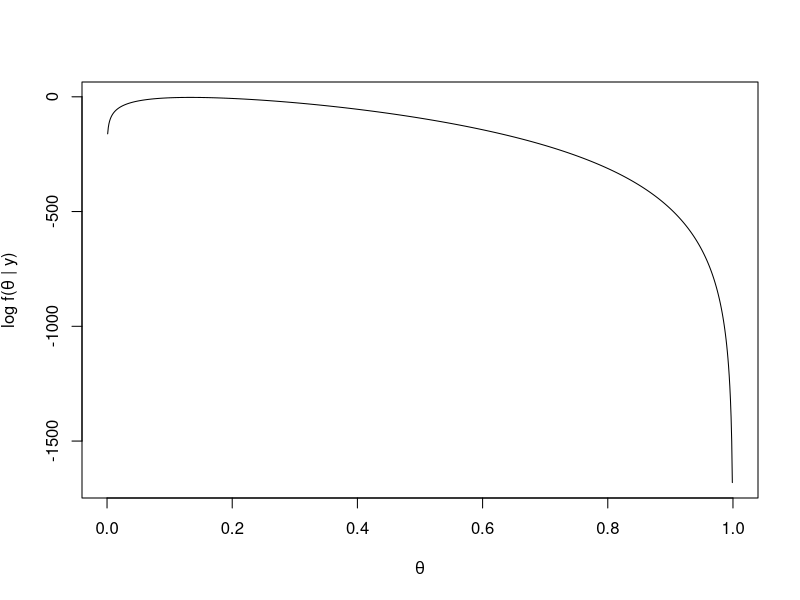
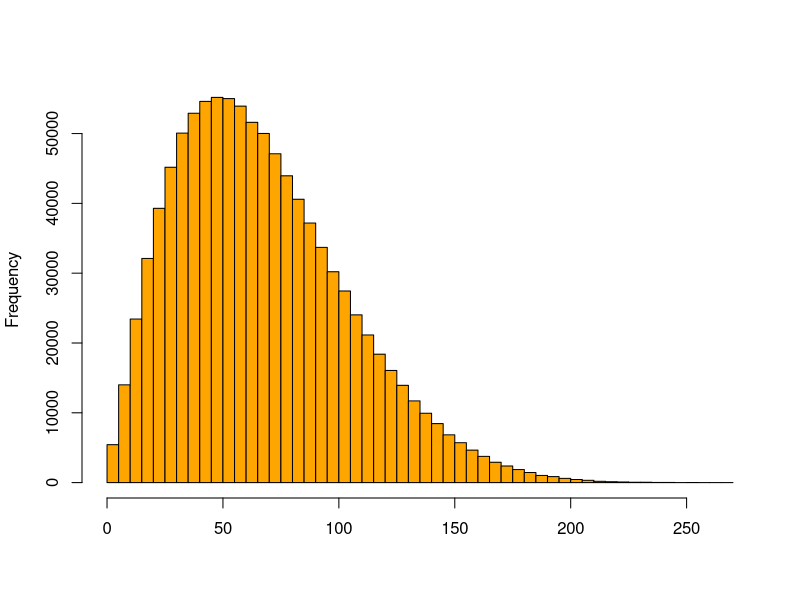
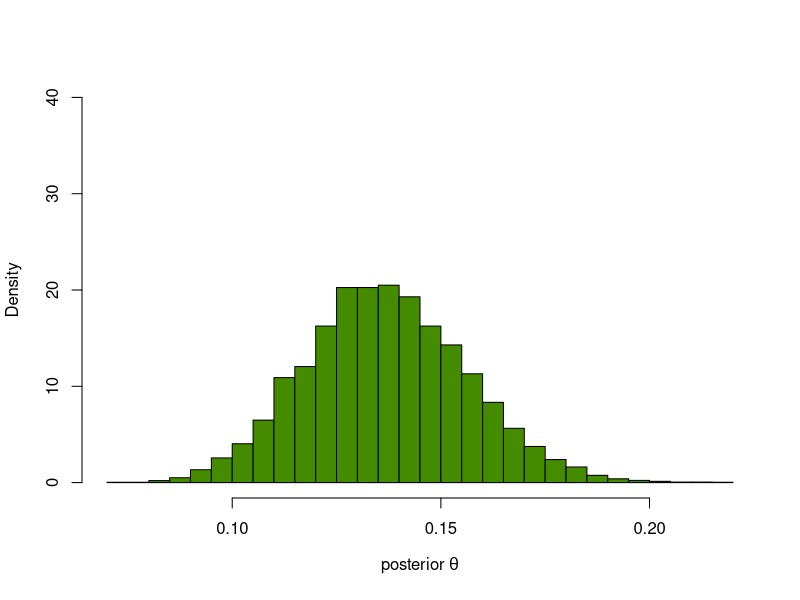
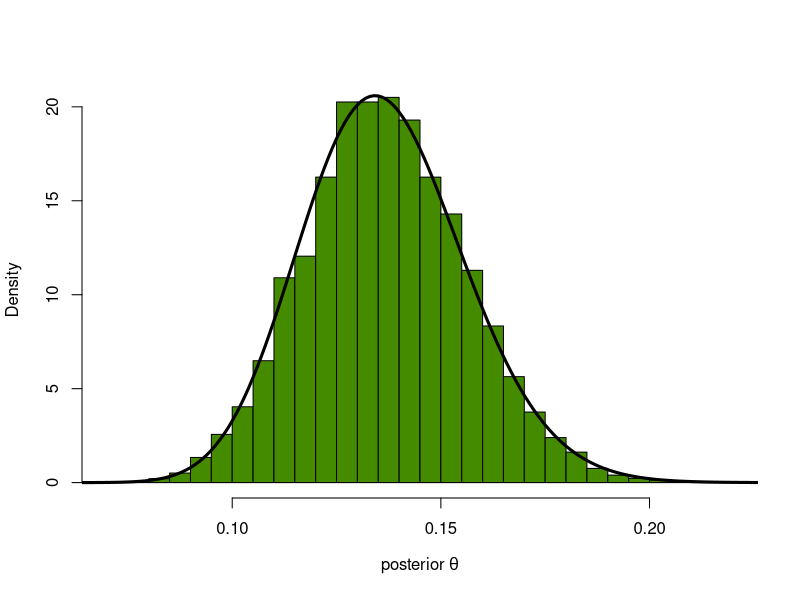
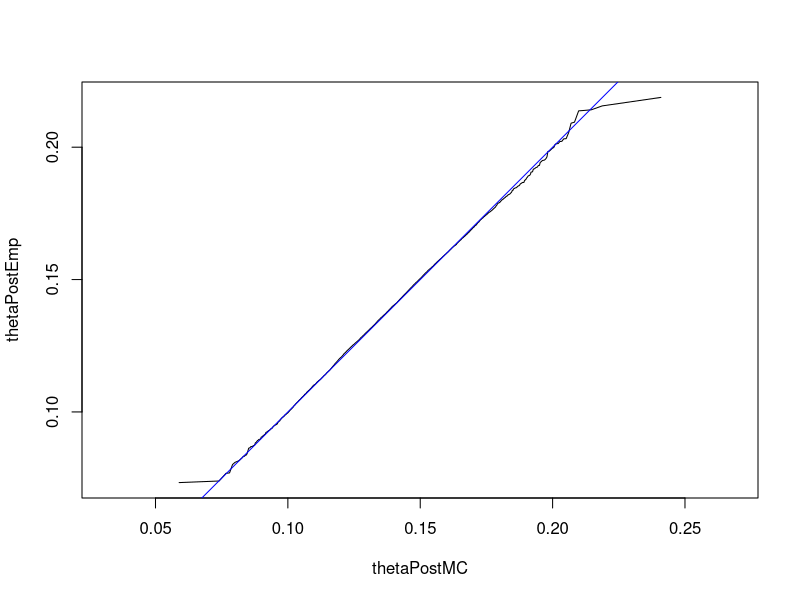

Recreate these plots in R, in order.
## ---- chunk 1
loglikelihood = function(theta, n = 300, k = 40) { ## Function definition from the textbook
  log(choose(n, k)) + k * log(theta) + (n - k) * log(1 - theta)
}
## ---- chunk 2
thetas = seq(0, 1, by = 0.001)
plot(thetas, loglikelihood(thetas), xlab = expression(theta),
     ylab = expression(paste("log f(", theta, " | y)")),type = "l")
## ---- chunk 3
rtheta = rbeta(1000000, shape1 = 2.47, shape2 = 8.5)
## ---- chunk 4
y = vapply(rtheta, function(th) {
  rbinom(1, prob = th, size = 300)
}, numeric(1))
hist(y, breaks = 50, col = "orange", main = "", xlab = "")
## ---- chunk 5
thetaPostEmp = rtheta[ y == 40 ]
hist(thetaPostEmp, breaks = 40, col = "chartreuse4", main = "",
     probability = TRUE, xlab = expression("posterior"~theta), ylim=c(0,40))
densPostTheory  =  dbeta(thetas, 42.47, 268.5)
## ---- chunk 6
hist(thetaPostEmp, breaks = 40, col = "chartreuse4", main = "",
  probability = TRUE, xlab = expression("posterior"~theta))
lines(thetas, densPostTheory, type="l", lwd = 3)
## ---- chunk 7
mean(thetaPostEmp) # Empirical
dtheta = thetas[2]-thetas[1]
sum(thetas * densPostTheory * dtheta) # Theoretical
## ---- chunk 8
thetaPostMC = rbeta(n = 1e6, 42.47, 268.5)
mean(thetaPostMC)

qqplot(thetaPostMC, thetaPostEmp, type = "l", asp = 1)
abline(a = 0, b = 1, col = "blue")
densPost2 = dbeta(thetas, 42.47, 268.5)
mcPost2   = rbeta(1e6, 42.47, 268.5)
sum(thetas * densPost2 * dtheta)  # mean, by numeric integration

mean(mcPost2)                     # mean, by MC

thetas[which.max(densPost2)]      # MAP estimate

quantile(mcPost2, c(0.025, 0.975))
